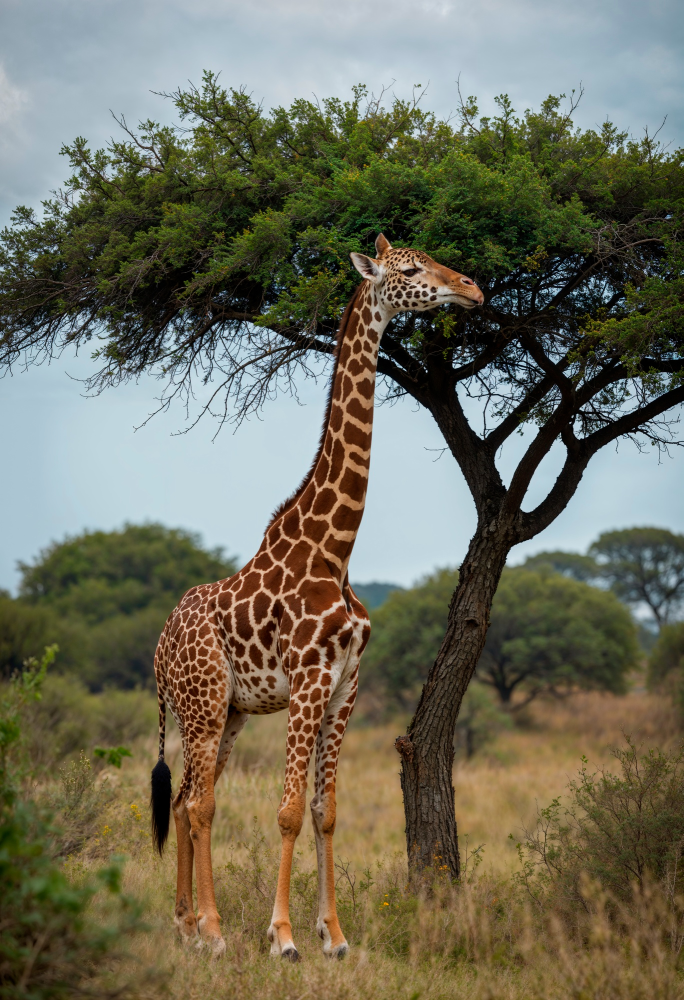
#> input picture giraffe_kenya.jpg, 1367 x 2000 px (shown at 1/2 size)
$ jupyter execute flip_rotate_crop.ipynb
#> lines starting #> are read from the running program, lines starting #| are printed output that depends on the picture
[cell 1]
import cv2
import matplotlib.pyplot as plt

[cell 2]
image = cv2.imread("giraffe_kenya.jpg")
#> image is the input picture: shape (2000, 1367, 3); mean B, G, R 91, 108.8, 110.9
# print(image)
image_rgb = cv2.cvtColor(image,cv2.COLOR_BGR2RGB)

FLIP

[cell 3]
#1 -> Horizontal
#0 -> Vertically
#-1 -> both axes
flip_horizontal =cv2.flip(image,1)
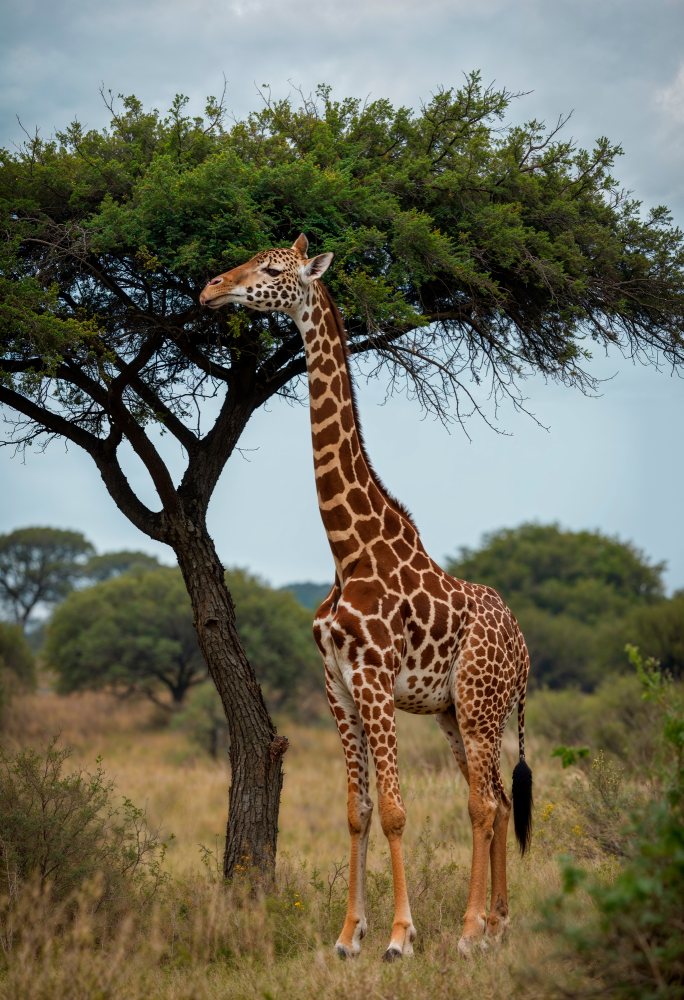
#> flip_horizontal: shape (2000, 1367, 3) (shown at 1/2 size); mean B, G, R 91, 108.8, 110.9
flip_vertical =cv2.flip(image,0)
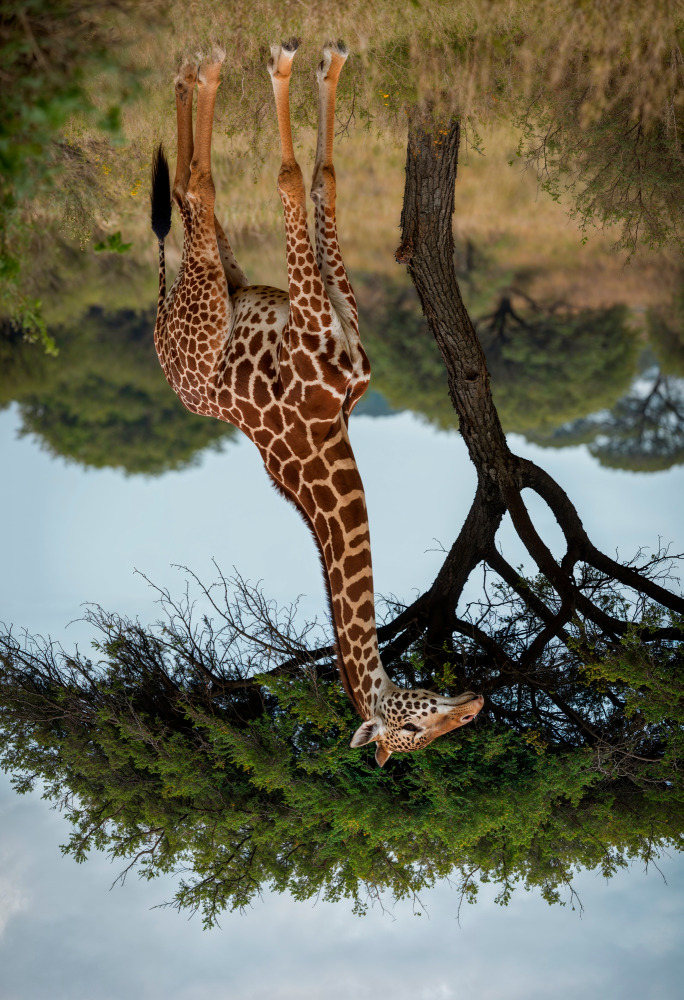
#> flip_vertical: shape (2000, 1367, 3) (shown at 1/2 size); mean B, G, R 91, 108.8, 110.9
flip_both =cv2.flip(image,-1)
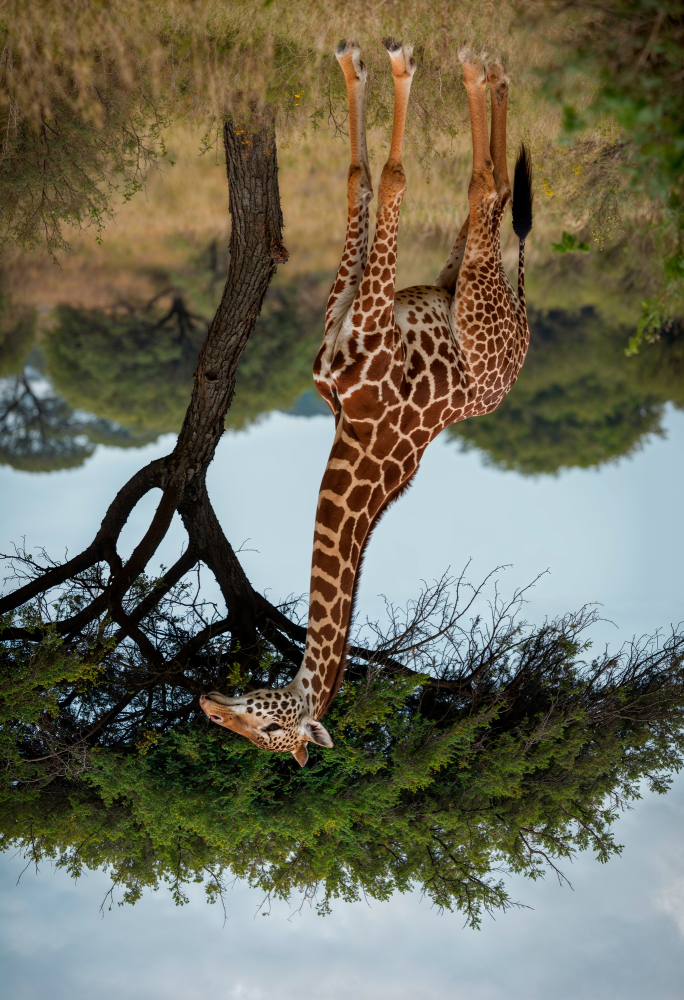
#> flip_both: shape (2000, 1367, 3) (shown at 1/2 size); mean B, G, R 91, 108.8, 110.9
title = ["Original Image","Horizontal Flip","Vertical Flip","Flip Both Axes"]
images = [image_rgb,
          cv2.cvtColor(flip_horizontal, cv2.COLOR_BGR2RGB),
          cv2.cvtColor(flip_vertical, cv2.COLOR_BGR2RGB),
          cv2.cvtColor(flip_both, cv2.COLOR_BGR2RGB),
          ]
plt.figure(figsize=(12,8))
for i in range(4):
    plt.subplot(2,2,i+1) #accepts from 1 not 0
    plt.imshow(images[i])
    plt.title(title[i])
    plt.axis("Off")
plt.tight_layout()
plt.show()
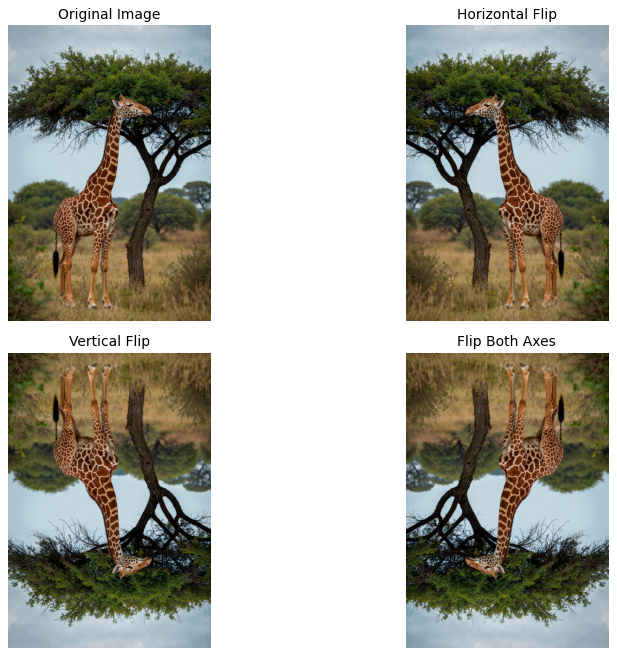
#> figure drawn by matplotlib, 4 panels

Rotate

[cell 4]
rotate_90_clockwise = cv2.rotate(image_rgb,cv2.ROTATE_90_CLOCKWISE)
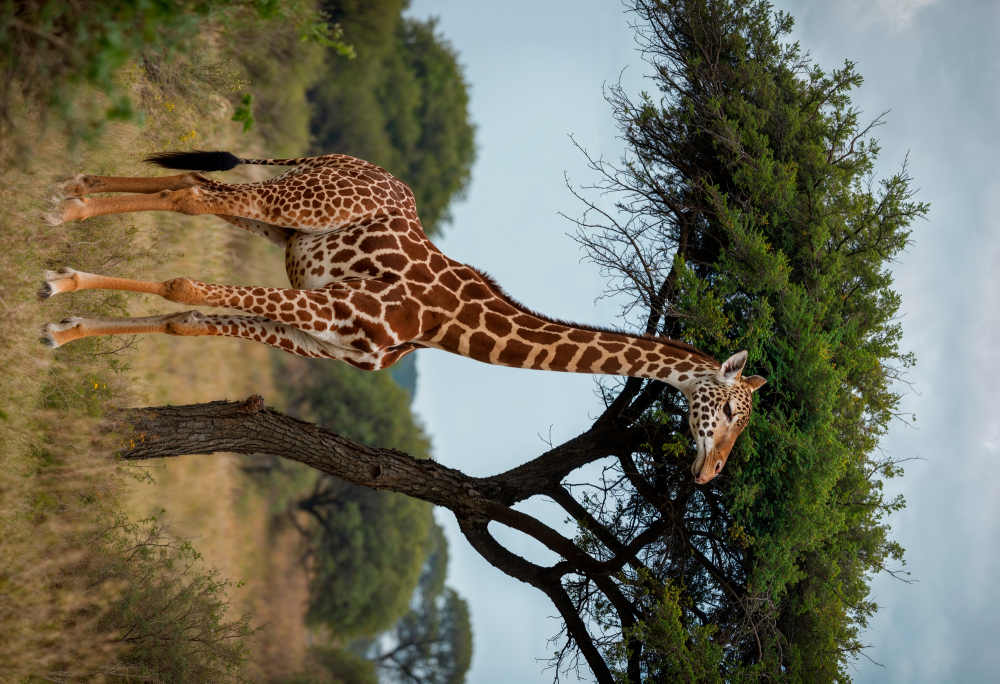
#> rotate_90_clockwise: shape (1367, 2000, 3) (shown at 1/2 size); mean R, G, B 110.9, 108.8, 91
rotate_90_counterclockwise = cv2.rotate(image_rgb,cv2.ROTATE_90_COUNTERCLOCKWISE)
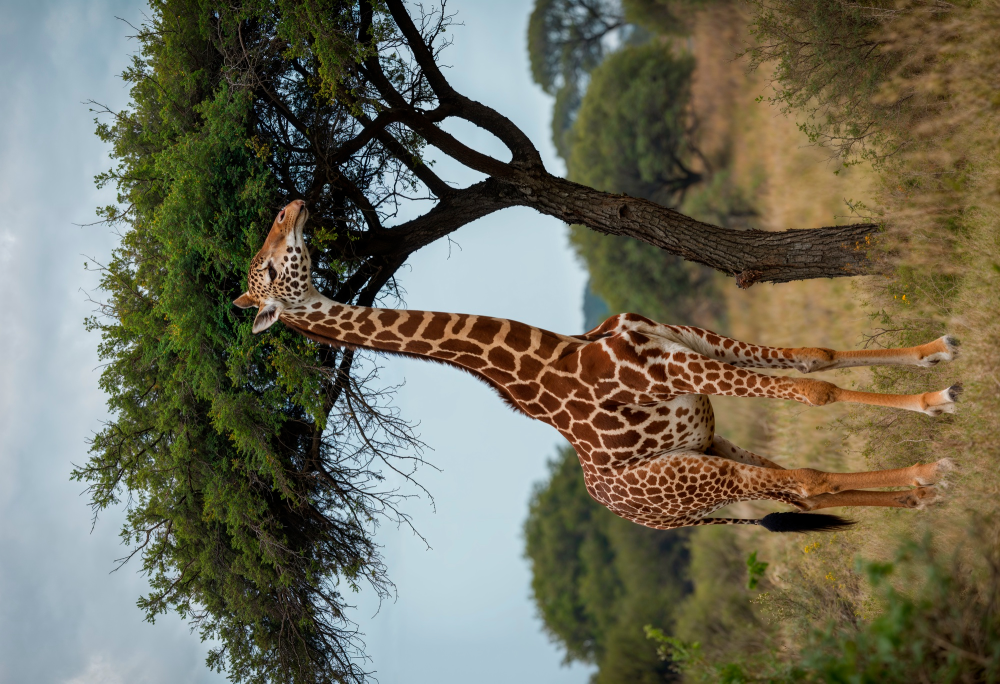
#> rotate_90_counterclockwise: shape (1367, 2000, 3) (shown at 1/2 size); mean R, G, B 110.9, 108.8, 91
rotate_180 = cv2.rotate(image_rgb,cv2.ROTATE_180)

[cell 5]
title = ["Original Image","90 degree clockwise","90 degree counter clockwise","180 degree"]
images = [image_rgb,
          rotate_90_clockwise,
          rotate_90_counterclockwise,
          rotate_180,
          ]
plt.figure(figsize=(12,8))
for i in range(4):
    plt.subplot(2,2,i+1) #accepts from 1 not 0
    plt.imshow(images[i])
    plt.title(title[i])
    plt.axis("Off")
plt.tight_layout()
plt.show()

Cropping and image

[cell 6]
print(image_rgb.shape)
#| (2000, 1367, 3)

[cell 7]
print(type(image_rgb))
#| <class 'numpy.ndarray'>

[cell 8]
x_start,y_start = 400,300
x_end,y_end = 1200,1200
cropped_image = image_rgb[y_start:y_end,x_start:x_end]
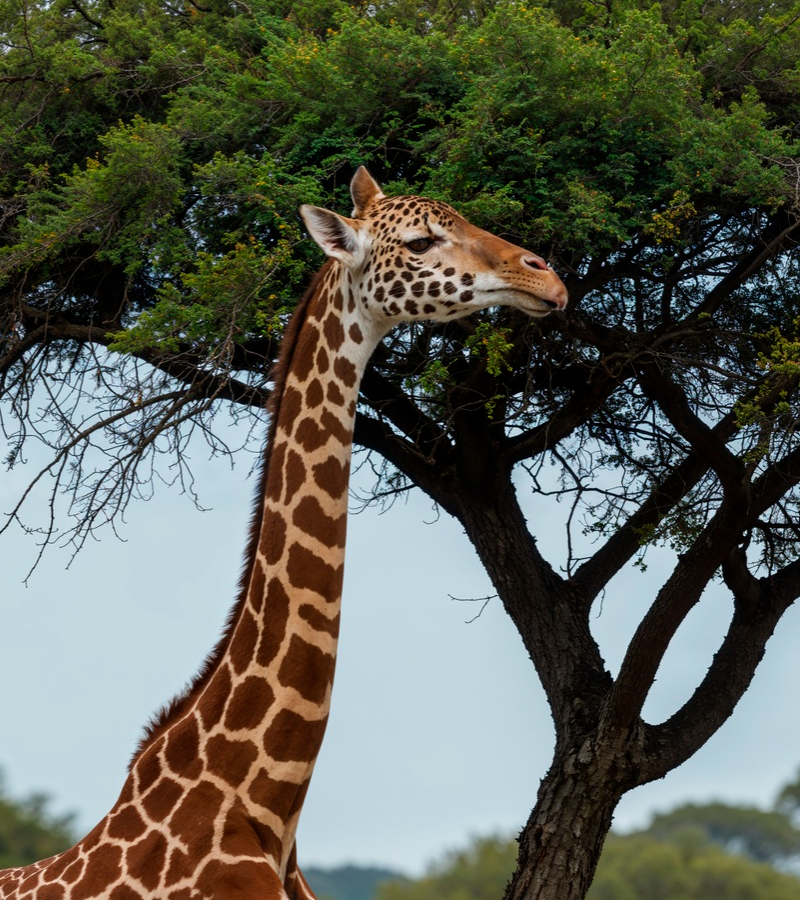
#> cropped_image: shape (900, 800, 3); mean R, G, B 93.1, 96.7, 84.3

[cell 9]
plt.figure(figsize=(8,4))

plt.subplot(1,2,1) #accepts from 1 not 0
plt.imshow(image_rgb)
plt.title("Original image")
plt.axis("Off")

plt.subplot(1,2,2) #accepts from 1 not 0
plt.imshow(cropped_image)
plt.title("Cropped image")
plt.axis("Off")


plt.tight_layout()
plt.show()
